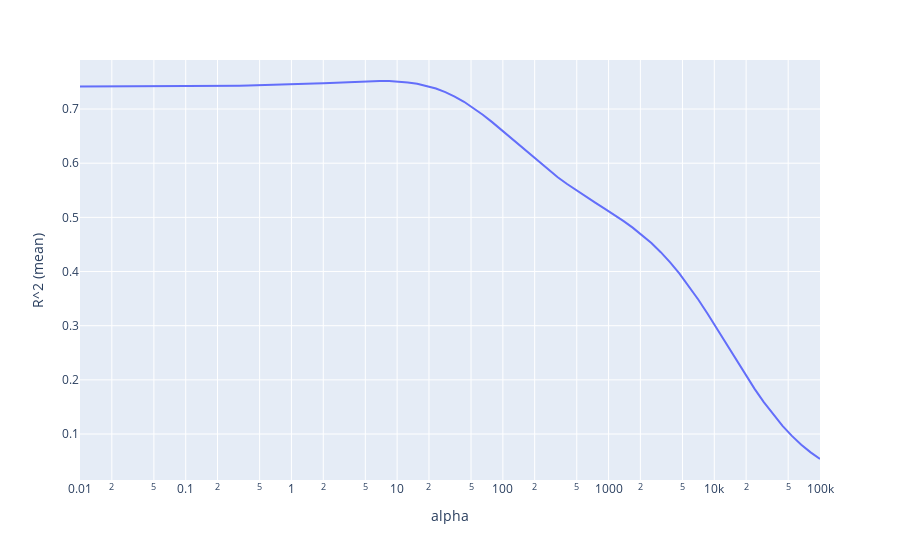

This figure's notebook cell:
### Code cell
scores = []
for i in alphas:
    scores.append(cross_val_score(Ridge(alpha=i), test_X, test_y).mean())

result = pd.DataFrame(zip(alphas, scores), columns=['alpha', 'R^2 (mean)'])
fig = px.line(result, x='alpha', y='R^2 (mean)')
fig.update_xaxes(type='log')
fig
